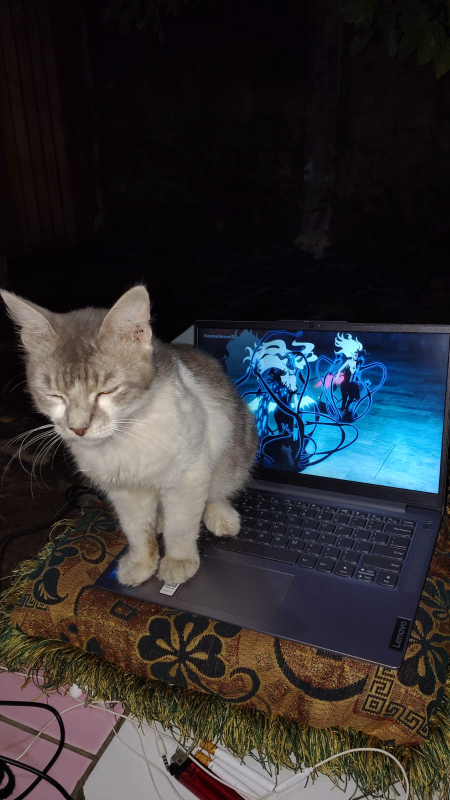
#> input picture WhatsApp Image 2026-10-25 at 20.43.48.jpeg, 900 x 1600 px (shown at 1/2 size)
$ jupyter execute Histogram_Equalization_Pengolahan_Citra.ipynb   (shell and % lines are left out)
#> lines starting #> are read from the running program, lines starting #| are printed output that depends on the picture
# Implementasi Metode Image Enhancement Menggunakan Histogram Equalization pada Citra Digital

**Mata Kuliah:** Pengolahan Citra Digital

| Nama | Fauzan |

| NIM | *24260057* |

| Program Studi | Teknik Informatika |

---

## Bagian 2: Latar Belakang

Foto yang diambil dalam kondisi pencahayaan buruk (terlalu gelap, terlalu terang, atau berkabut) sering terlihat **pucat dan kurang jelas**. Detail pada gambar sulit dilihat karena nilai intensitas pikselnya hanya mengumpul pada rentang yang sempit, atau dengan kata lain **kontras citra rendah**.

Dalam pengolahan citra digital, perbaikan kualitas visual seperti ini disebut **Image Enhancement** (peningkatan kualitas citra). Salah satu metode yang paling dasar dan populer adalah **Histogram Equalization**, yaitu metode yang menyebarkan nilai intensitas piksel agar lebih merata pada seluruh rentang 0-255, sehingga kontras meningkat dan detail lebih mudah terlihat.

Pada praktikum ini, metode Histogram Equalization diimplementasikan menggunakan bahasa Python dengan library OpenCV, NumPy, Matplotlib, dan Pillow.

## Bagian 3: Tujuan Praktikum

1. Memahami konsep citra digital, grayscale, dan histogram citra.
2. Memahami cara kerja metode Histogram Equalization.
3. Mengimplementasikan Histogram Equalization menggunakan Python (secara manual dengan NumPy dan dengan fungsi bawaan OpenCV).
4. Membandingkan citra dan histogram sebelum dan sesudah proses.
5. Menganalisis pengaruh Histogram Equalization terhadap kualitas dan keterlihatan detail citra.

## Bagian 4: Landasan Teori

### 4.1 Citra Digital
Citra digital adalah gambar yang disimpan dalam bentuk **matriks piksel**. Setiap piksel memiliki nilai intensitas.
- **Citra RGB**: setiap piksel punya 3 nilai (Red, Green, Blue), masing-masing 0-255.
- **Citra grayscale (keabuan)**: setiap piksel hanya punya 1 nilai, dari **0 (hitam)** sampai **255 (putih)**.

### 4.2 Konversi RGB ke Grayscale
Citra RGB diubah menjadi grayscale dengan rumus pembobotan yang disesuaikan dengan sensitivitas mata manusia:

$$Gray = 0{,}299 \times R + 0{,}587 \times G + 0{,}114 \times B$$

### 4.3 Histogram Citra
Histogram citra adalah grafik yang menunjukkan **jumlah piksel pada setiap tingkat intensitas**.
- Sumbu X: tingkat intensitas (0-255).
- Sumbu Y: jumlah piksel.

Cara membaca histogram:
- Menumpuk di kiri → citra **gelap**.
- Menumpuk di kanan → citra **terang**.
- Menumpuk sempit di tengah → citra **kontras rendah (pucat)**.
- Tersebar merata di 0-255 → citra **kontras baik**.

### 4.3 Histogram Equalization
Histogram Equalization (HE) adalah metode untuk **meratakan distribusi intensitas** citra. Langkah-langkahnya:

1. Hitung histogram citra, yaitu jumlah piksel $n_k$ untuk setiap intensitas $k$ ($k = 0, 1, \dots, L-1$, dengan $L = 256$).
2. Hitung probabilitas tiap intensitas (PDF):
$$p(k) = \frac{n_k}{N}$$
dengan $N$ adalah jumlah seluruh piksel.
3. Hitung distribusi kumulatif (CDF):
$$cdf(k) = \sum_{j=0}^{k} p(j)$$
4. Petakan intensitas lama ke intensitas baru:
$$s_k = round\left(\frac{cdf(k) - cdf_{min}}{1 - cdf_{min}} \times (L-1)\right)$$
5. Ganti setiap piksel dengan nilai barunya.

**Kelebihan:** sederhana, cepat, otomatis (tanpa parameter), efektif untuk citra berkontras rendah.

**Kekurangan:** dapat membuat citra tampak tidak natural, memperkuat *noise*, dan bisa kehilangan detail pada area yang sudah terang atau gelap. HE juga bekerja pada seluruh citra secara global, bukan per area.

## Bagian 5: Instalasi dan Pemanggilan Library

Library yang digunakan:
- **OpenCV (`cv2`)**: konversi grayscale dan fungsi `equalizeHist`.
- **NumPy**: operasi matriks dan perhitungan histogram.
- **Matplotlib**: menampilkan citra dan grafik histogram.
- **Pillow (`PIL`)**: membaca file gambar.

Di Google Colab library ini umumnya sudah tersedia. Jalankan cell instalasi jika menjalankan di komputer sendiri.

[cell 1]
# Instalasi library (aman dijalankan ulang; lewati jika sudah terpasang)

[cell 2]
import os
import numpy as np
import cv2
import matplotlib.pyplot as plt
from PIL import Image

# Pengaturan tampilan grafik
plt.rcParams["figure.dpi"] = 100
plt.rcParams["axes.grid"] = False

print("NumPy      :", np.__version__)
print("OpenCV     :", cv2.__version__)
print("Pillow     :", Image.__version__)

## Bagian 6: Memasukkan / Mengunggah Gambar

Ada dua cara memasukkan gambar:

- **Google Colab:** jalankan cell di bawah, lalu klik tombol *Choose Files* dan pilih gambar (`.jpg`, `.jpeg`, atau `.png`).
- **Jupyter lokal:** isi variabel `IMAGE_PATH` dengan nama/lokasi file gambar, contoh `IMAGE_PATH = "foto_gelap.jpg"`.

> **Saran gambar:** gunakan foto yang **gelap, terlalu terang, atau berkabut** agar efek Histogram Equalization terlihat jelas.
>
> Jika tidak ada gambar yang dimasukkan, program memakai **gambar contoh buatan** (low contrast) hanya agar notebook tetap bisa berjalan. Untuk laporan, gunakan gambar milikmu sendiri.

[cell 3]
# Untuk Jupyter lokal: isi path gambar di sini, contoh: "foto_gelap.jpg"
IMAGE_PATH = "WhatsApp Image 2026-10-25 at 20.43.48.jpeg"

# Untuk Google Colab: unggah gambar melalui dialog
try:
    from google.colab import files
    uploaded = files.upload()
#> the answer given: WhatsApp Image 2026-10-25 at 20.43.48.jpeg
    if uploaded:
        IMAGE_PATH = list(uploaded.keys())[0]
        print("Gambar yang diunggah:", IMAGE_PATH)
except ImportError:
    print("Bukan Google Colab. Menggunakan IMAGE_PATH =", IMAGE_PATH)

[cell 4]
MAX_SIZE = 1000  # sisi terpanjang maksimum (piksel), agar proses & tampilan tetap ringan

# [14 lines left out: function buat_gambar_contoh, not called in this run]

if IMAGE_PATH and os.path.exists(IMAGE_PATH):
    img_pil = Image.open(IMAGE_PATH).convert("RGB")   # pastikan 3 kanal (RGB)
#> img_pil is the input picture: PIL image 900x1600 RGB; mean R, G, B 50.4, 49.5, 51.9
    img_pil.thumbnail((MAX_SIZE, MAX_SIZE))           # perkecil jika terlalu besar
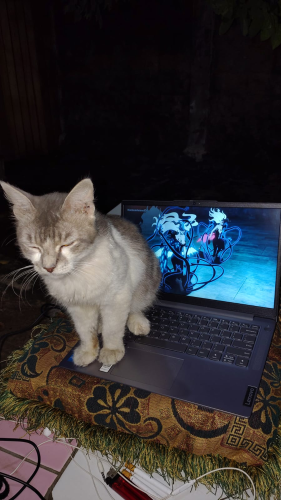
#> img_pil: PIL image 562x1000 RGB (shown at 1/2 size); mean R, G, B 50.4, 49.5, 51.9
    img_rgb = np.array(img_pil)
    sumber = f"file: {IMAGE_PATH}"
else:
    img_rgb = buat_gambar_contoh()
    sumber = "GAMBAR CONTOH BUATAN (belum memakai gambar sendiri)"
    print("PERHATIAN: tidak ada gambar yang dimasukkan. Menggunakan gambar contoh.")

print("Sumber gambar :", sumber)
print("Ukuran citra  :", img_rgb.shape, "(tinggi, lebar, kanal)")
#| Ukuran citra  : (1000, 562, 3) (tinggi, lebar, kanal)
print("Tipe data     :", img_rgb.dtype)
#| Tipe data     : uint8

## Bagian 7: Menampilkan Citra Asli

Citra asli ditampilkan dalam format RGB (berwarna). Matplotlib memakai urutan kanal RGB, sehingga gambar yang dibaca dengan Pillow dapat langsung ditampilkan.

[cell 5]
plt.figure(figsize=(7, 5))
plt.imshow(img_rgb)
plt.title("Citra Asli (RGB)")
plt.axis("off")
plt.show()

## Bagian 8: Mengubah Citra Menjadi Grayscale

Histogram Equalization klasik bekerja pada citra **1 kanal (grayscale)**. Citra RGB diubah menjadi grayscale dengan `cv2.cvtColor`, sehingga setiap piksel hanya memiliki satu nilai intensitas (0-255).

[cell 6]
img_gray = cv2.cvtColor(img_rgb, cv2.COLOR_RGB2GRAY)
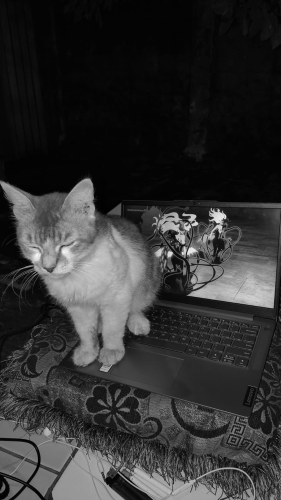
#> img_gray: shape (1000, 562) (shown at 1/2 size); min 0, max 250, mean 50

print("Ukuran citra grayscale :", img_gray.shape)
#| Ukuran citra grayscale : (1000, 562)
print("Nilai piksel minimum   :", img_gray.min())
#| Nilai piksel minimum   : 0
print("Nilai piksel maksimum  :", img_gray.max())
#| Nilai piksel maksimum  : 250

plt.figure(figsize=(7, 5))
plt.imshow(img_gray, cmap="gray", vmin=0, vmax=255)
plt.title("Citra Grayscale (Sebelum Histogram Equalization)")
plt.axis("off")
plt.show()

## Bagian 9: Histogram Citra Sebelum Diproses

Histogram menunjukkan sebaran intensitas piksel. Perhatikan **di mana batang histogram menumpuk** dan **seberapa lebar sebarannya**.

[cell 7]
plt.figure(figsize=(8, 4))
plt.hist(img_gray.ravel(), bins=256, range=(0, 256), color="gray")
plt.title("Histogram Citra Grayscale (Sebelum Histogram Equalization)")
plt.xlabel("Tingkat Intensitas Piksel (0-255)")
plt.ylabel("Jumlah Piksel")
plt.xlim(0, 255)
plt.show()
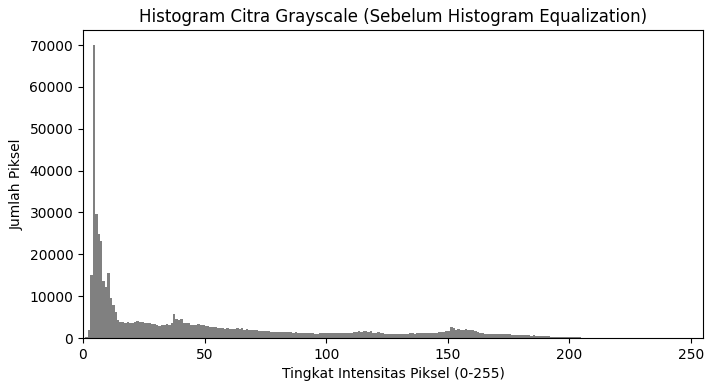
#> figure drawn by matplotlib, 1 panel; tallest bar 70105 high, from x = 4 to 5

## Bagian 10: Implementasi Histogram Equalization

Metode ini diimplementasikan dengan **dua cara**:

1. **Manual dengan NumPy**: mengikuti langkah teori (histogram → PDF → CDF → pemetaan), agar proses perhitungannya terlihat jelas.
2. **Fungsi bawaan OpenCV** `cv2.equalizeHist()`, sebagai pembanding/verifikasi.

Hasil kedua cara seharusnya sama atau hampir sama (perbedaan hanya karena pembulatan).

[cell 8]
def histogram_equalization_manual(citra_gray):
    """Histogram Equalization manual untuk citra grayscale uint8.
    Mengembalikan: citra hasil, histogram asli, CDF asli, tabel pemetaan (LUT)."""
    # 1. Histogram: jumlah piksel untuk tiap intensitas 0-255
    hist = np.bincount(citra_gray.ravel(), minlength=256)
#> hist = 256 values, max 70105 at index 4, min 0 at index 238, mean 2195.3
    # 2. PDF: probabilitas tiap intensitas
    pdf = hist / citra_gray.size
#> pdf = 256 values, max 0.125 at index 4, min 0 at index 238, mean 0.00391
    # 3. CDF: distribusi kumulatif
    cdf = np.cumsum(pdf)
#> cdf = 256 values from 5.87e-05 to 1
    # 4. Pemetaan intensitas lama -> intensitas baru
    cdf_min = cdf[cdf > 0].min()
#> cdf_min = 5.87e-05
    if cdf_min >= 1.0:                      # citra seragam (semua piksel sama)
        lut = np.arange(256, dtype=np.uint8)
    else:
        lut = np.round((cdf - cdf_min) / (1 - cdf_min) * 255)
#> lut = 256 values from 0 to 255
        lut = np.clip(lut, 0, 255).astype(np.uint8)
    # 5. Terapkan pemetaan ke seluruh piksel
    hasil = lut[citra_gray]
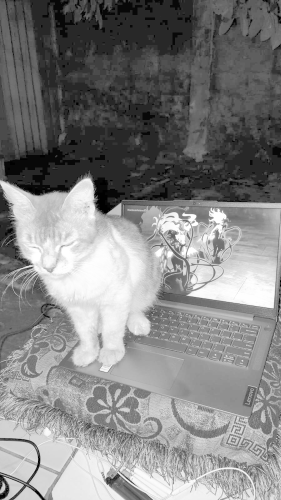
#> hasil: shape (1000, 562) (shown at 1/2 size); min 0, max 255, mean 131.1
    return hasil, hist, cdf, lut

# Cara 1: manual (NumPy)
img_eq_manual, hist_before, cdf_before, lut = histogram_equalization_manual(img_gray)
#> hist_before has the same summary as hist in histogram_equalization_manual; cdf_before = 256 values from 5.87e-05 to 1; lut = 256 values from 0 to 255

# Cara 2: bawaan OpenCV
img_eq_cv = cv2.equalizeHist(img_gray)

# Verifikasi
selisih = np.abs(img_eq_manual.astype(int) - img_eq_cv.astype(int))
#> selisih: shape (1000, 562) int64; every value is 0
print("Selisih maksimum manual vs OpenCV :", selisih.max())
#| Selisih maksimum manual vs OpenCV : 0
print("Persentase piksel yang berbeda    : {:.4f}%".format(100 * np.mean(selisih > 0)))
#| Persentase piksel yang berbeda    : 0.0000%

# Citra hasil yang dipakai pada bagian berikutnya
img_eq = img_eq_cv

[cell 9]
# Menampilkan sebagian tabel pemetaan (intensitas lama -> intensitas baru)
print("Intensitas lama -> baru (hanya intensitas yang benar-benar muncul, maks 15 baris):")
muncul = np.where(hist_before > 0)[0]
#> muncul = 249 values from 0 to 250
langkah = max(1, len(muncul) // 15)
#> langkah = 16
for k in muncul[::langkah]:
    print(f"  {k:3d} -> {lut[k]:3d}   (jumlah piksel: {hist_before[k]})")
#> this loop made 16 passes
#> k on passes 2 to 9: 16, 32, 48, 64, 80, 96, 112, 128
#> (printed output is left out)

## Bagian 11: Menampilkan Citra Hasil Pengolahan

Berikut citra grayscale setelah diterapkan Histogram Equalization.

[cell 10]
plt.figure(figsize=(7, 5))
plt.imshow(img_eq, cmap="gray", vmin=0, vmax=255)
plt.title("Citra Hasil Histogram Equalization")
plt.axis("off")
plt.show()

# Simpan hasil ke file (opsional, dapat diunduh untuk lampiran laporan)
cv2.imwrite("hasil_grayscale.png", img_gray)
cv2.imwrite("hasil_histogram_equalization.png", img_eq)
print("Tersimpan: hasil_grayscale.png dan hasil_histogram_equalization.png")

## Bagian 12: Histogram Setelah Pengolahan

Setelah Histogram Equalization, sebaran intensitas seharusnya **lebih lebar dan lebih merata** pada rentang 0-255. Kurva **CDF** (garis merah) juga ditampilkan; pada hasil yang ideal, CDF mendekati garis lurus diagonal.

[cell 11]
hist_after = np.bincount(img_eq.ravel(), minlength=256)
#> hist_after = 256 values, max 70105 at index 40, min 0 at index 2, mean 2195.3
cdf_after = np.cumsum(hist_after) / img_eq.size
#> cdf_after = 256 values from 0.000566 to 1

fig, ax = plt.subplots(figsize=(8, 4))
ax.hist(img_eq.ravel(), bins=256, range=(0, 256), color="gray")
ax.set_title("Histogram Citra Setelah Histogram Equalization")
ax.set_xlabel("Tingkat Intensitas Piksel (0-255)")
ax.set_ylabel("Jumlah Piksel")
ax.set_xlim(0, 255)

ax2 = ax.twinx()
ax2.plot(np.arange(256), cdf_after, color="red", linewidth=1.5, label="CDF")
ax2.set_ylabel("Distribusi Kumulatif (CDF)")
ax2.set_ylim(0, 1.05)
ax2.legend(loc="center right")
plt.show()
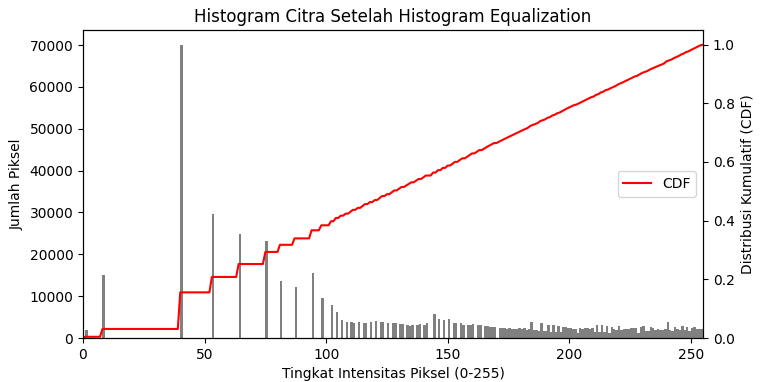
#> figure drawn by matplotlib, 2 panels; panel 1: tallest bar 70105 high, from x = 40 to 41; panel 2: curve peaks at x = 255, y = 1

## Bagian 13: Perbandingan Sebelum dan Sesudah Pengolahan

Bagian ini menampilkan citra dan histogram **berdampingan** sehingga mudah dibandingkan dan siap dipakai sebagai gambar laporan.

[cell 12]
fig, axes = plt.subplots(2, 2, figsize=(13, 9))

# Baris 1: citra
axes[0, 0].imshow(img_gray, cmap="gray", vmin=0, vmax=255)
axes[0, 0].set_title("Citra Grayscale (Sebelum)")
axes[0, 0].axis("off")

axes[0, 1].imshow(img_eq, cmap="gray", vmin=0, vmax=255)
axes[0, 1].set_title("Citra Setelah Histogram Equalization")
axes[0, 1].axis("off")

# Baris 2: histogram (sumbu Y dibuat sama agar adil dibandingkan)
batas_y = max(hist_before.max(), hist_after.max()) * 1.05
#> batas_y = 73610.2

axes[1, 0].hist(img_gray.ravel(), bins=256, range=(0, 256), color="gray")
axes[1, 0].set_title("Histogram Sebelum")
axes[1, 0].set_xlabel("Tingkat Intensitas Piksel (0-255)")
axes[1, 0].set_ylabel("Jumlah Piksel")
axes[1, 0].set_xlim(0, 255)
axes[1, 0].set_ylim(0, batas_y)

axes[1, 1].hist(img_eq.ravel(), bins=256, range=(0, 256), color="gray")
axes[1, 1].set_title("Histogram Sesudah")
axes[1, 1].set_xlabel("Tingkat Intensitas Piksel (0-255)")
axes[1, 1].set_ylabel("Jumlah Piksel")
axes[1, 1].set_xlim(0, 255)
axes[1, 1].set_ylim(0, batas_y)

plt.suptitle("Perbandingan Citra dan Histogram: Sebelum vs Sesudah Histogram Equalization", fontsize=14)
plt.tight_layout()
plt.savefig("perbandingan_histogram_equalization.png", dpi=150, bbox_inches="tight")
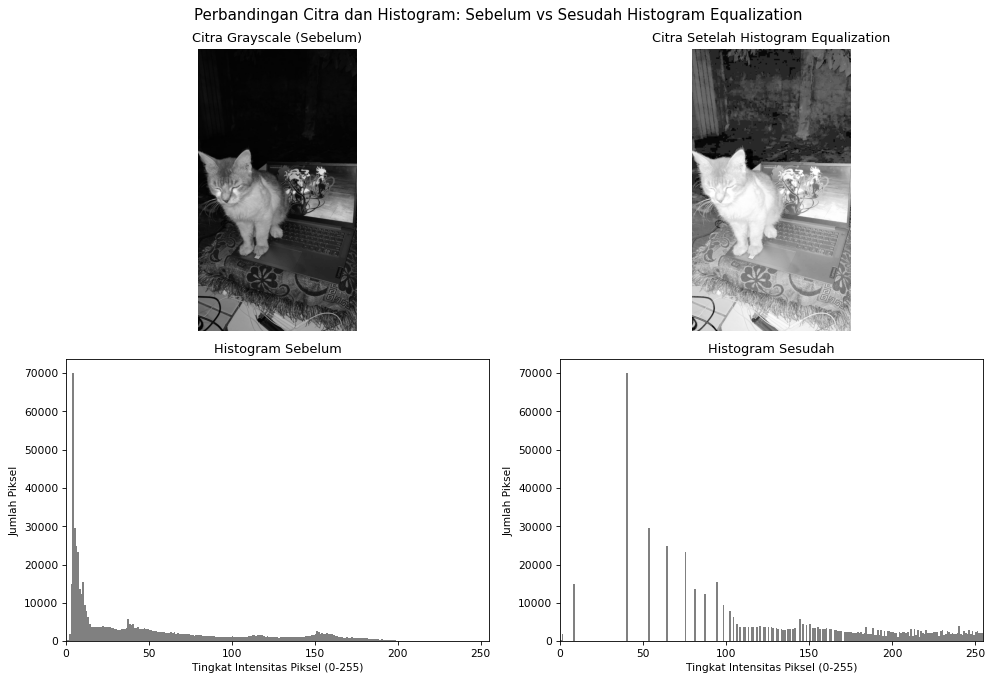
#> figure drawn by matplotlib, 4 panels; panel 3: tallest bar 70105 high, from x = 4 to 5; panel 4: tallest bar 70105 high, from x = 40 to 41
plt.show()

[cell 13]
# Perbandingan CDF (kurva distribusi kumulatif) sebelum dan sesudah
plt.figure(figsize=(8, 4))
plt.plot(np.arange(256), cdf_before, label="CDF Sebelum", color="blue")
plt.plot(np.arange(256), cdf_after, label="CDF Sesudah", color="red")
plt.plot([0, 255], [0, 1], "--", color="green", label="CDF ideal (merata)")
plt.title("Perbandingan CDF Sebelum dan Sesudah Histogram Equalization")
plt.xlabel("Tingkat Intensitas Piksel (0-255)")
plt.ylabel("Distribusi Kumulatif (CDF)")
plt.xlim(0, 255)
plt.ylim(0, 1.05)
plt.legend()
plt.show()
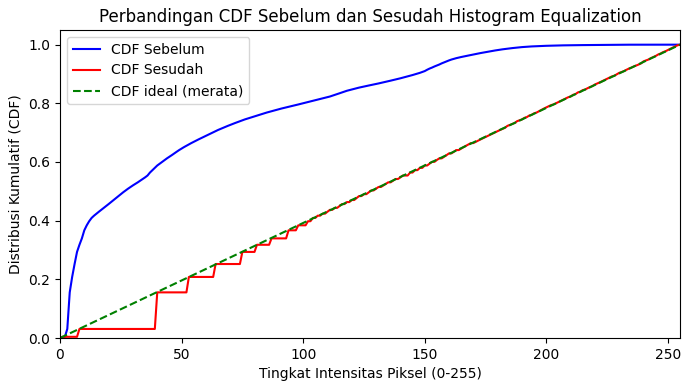
#> figure drawn by matplotlib, 1 panel; curve peaks at x = 250, y = 1; curve peaks at x = 255, y = 1

## Bagian 14: Analisis dan Pembahasan Hasil

Analisis dibuat dalam dua tahap agar **sesuai dengan hasil sebenarnya**:

1. Cell kode di bawah menghitung **statistik citra** dan menampilkan **interpretasi otomatis** dari angka-angkanya.
2. Setelah itu, lengkapi **template pembahasan** dengan kata-katamu sendiri berdasarkan output dan gambar yang muncul.

[cell 14]
def statistik(citra):
    hist = np.bincount(citra.ravel(), minlength=256)
    p = hist / citra.size
#> p has the same summary as pdf in histogram_equalization_manual
    p = p[p > 0]
#> p = 249 values, max 0.125 at index 4, min 1.78e-06 at index 246, mean 0.00402
    return {
        "Rata-rata intensitas (brightness)": citra.mean(),
        "Standar deviasi (kontras)": citra.std(),
        "Intensitas minimum": int(citra.min()),
        "Intensitas maksimum": int(citra.max()),
        "Rentang dinamis (maks - min)": int(citra.max()) - int(citra.min()),
        "Jumlah level intensitas berbeda": int(np.count_nonzero(hist)),
        "Entropi (bit)": float(-(p * np.log2(p)).sum()),
    }

s_before = statistik(img_gray)
#> s_before = {'Rata-rata intensitas (brightness)': 50.05, 'Standar deviasi (kontras)': 54.17, 'Intensitas minimum': 0, 'Intensitas maksimum': 250, 'Rentang dinamis (maks - min)': 250, 'Jumlah level intensitas berbeda': 249, 'Entropi (bit)': 6.59}
s_after = statistik(img_eq)
#> s_after = {'Rata-rata intensitas (brightness)': 131.1, 'Standar deviasi (kontras)': 69.78, 'Intensitas minimum': 0, 'Intensitas maksimum': 255, 'Rentang dinamis (maks - min)': 255, 'Jumlah level intensitas berbeda': 139, 'Entropi (bit)': 6.34}

print(f"{'Parameter':40s} {'Sebelum':>12s} {'Sesudah':>12s}")
print("-" * 66)
for k in s_before:
    print(f"{k:40s} {s_before[k]:12.2f} {s_after[k]:12.2f}")
#> this loop made 7 passes
#> (printed output is left out)

[cell 15]
# Interpretasi otomatis berdasarkan angka hasil perhitungan
mean_b, std_b = s_before["Rata-rata intensitas (brightness)"], s_before["Standar deviasi (kontras)"]
#> mean_b = 50.05; std_b = 54.17
mean_a, std_a = s_after["Rata-rata intensitas (brightness)"], s_after["Standar deviasi (kontras)"]
#> mean_a = 131.1; std_a = 69.78

# 1. Kondisi sebelum diproses
if mean_b < 85:
    kondisi = "cenderung GELAP (rata-rata intensitas rendah)"
elif mean_b > 170:
    kondisi = "cenderung TERANG (rata-rata intensitas tinggi)"
else:
    kondisi = "memiliki kecerahan SEDANG"
kontras = "KONTRAS RENDAH (sebaran intensitas sempit)" if std_b < 50 else "kontras CUKUP BAIK (sebaran intensitas cukup lebar)"
print("1. Kondisi sebelum diproses :", kondisi, "dan", kontras)
#| 1. Kondisi sebelum diproses : cenderung GELAP (rata-rata intensitas rendah) dan kontras CUKUP BAIK (sebaran intensitas cukup lebar)

# 2. Perubahan rentang & kontras
print(f"2. Rentang dinamis          : {s_before['Rentang dinamis (maks - min)']} -> {s_after['Rentang dinamis (maks - min)']}")
#| 2. Rentang dinamis          : 250 -> 255
perubahan_std = std_a - std_b
#> perubahan_std = 15.61
if perubahan_std > 5:
    print(f"3. Kontras (std)            : NAIK dari {std_b:.1f} menjadi {std_a:.1f}")
#| 3. Kontras (std)            : NAIK dari 54.2 menjadi 69.8
elif perubahan_std < -5:
    print(f"3. Kontras (std)            : TURUN dari {std_b:.1f} menjadi {std_a:.1f} (citra sebelumnya sudah sangat kontras)")
else:
    print(f"3. Kontras (std)            : relatif tetap ({std_b:.1f} -> {std_a:.1f})")

# 3. Perubahan kecerahan
print(f"4. Kecerahan rata-rata      : {mean_b:.1f} -> {mean_a:.1f}")
#| 4. Kecerahan rata-rata      : 50.0 -> 131.1

# 4. Entropi (ukuran keragaman informasi intensitas)
print(f"5. Entropi                  : {s_before['Entropi (bit)']:.2f} -> {s_after['Entropi (bit)']:.2f} bit")
#| 5. Entropi                  : 6.59 -> 6.34 bit
print()
print("Catatan: ini hanya interpretasi dari angka. Tetap lihat gambar untuk menilai detail & kewajaran citra.")
